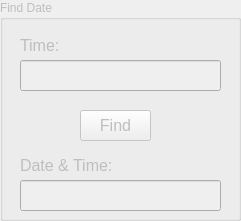
              <widget class="QGroupBox" name="groupBox_date">
               <property name="enabled">
                <bool>false</bool>
               </property>
               <property name="geometry">
                <rect>
                 <x>1180</x>
                 <y>610</y>
                 <width>241</width>
                 <height>221</height>
                </rect>
               </property>
               <property name="title">
                <string>Find Date</string>
               </property>
               <widget class="QLabel" name="label_18">
                <property name="geometry">
                 <rect>
                  <x>20</x>
                  <y>30</y>
                  <width>61</width>
                  <height>31</height>
                 </rect>
                </property>
                <property name="font">
                 <font>
                  <pointsize>12</pointsize>
                 </font>
                </property>
                <property name="text">
                 <string>Time:</string>
                </property>
               </widget>
               <widget class="QLineEdit" name="lineEdit_minute">
                <property name="geometry">
                 <rect>
                  <x>20</x>
                  <y>60</y>
                  <width>201</width>
                  <height>31</height>
                 </rect>
                </property>
                <property name="font">
                 <font>
                  <pointsize>12</pointsize>
                 </font>
                </property>
               </widget>
               <widget class="QLabel" name="label_19">
                <property name="geometry">
                 <rect>
                  <x>20</x>
                  <y>150</y>
                  <width>111</width>
                  <height>31</height>
                 </rect>
                </property>
                <property name="font">
                 <font>
                  <pointsize>12</pointsize>
                 </font>
                </property>
                <property name="text">
                 <string>Date &amp; Time:</string>
                </property>
               </widget>
               <widget class="QLineEdit" name="lineEdit_date">
                <property name="geometry">
                 <rect>
                  <x>20</x>
                  <y>180</y>
                  <width>201</width>
                  <height>31</height>
                 </rect>
                </property>
                <property name="font">
                 <font>
                  <pointsize>12</pointsize>
                 </font>
                </property>
               </widget>
               <widget class="QPushButton" name="pushButton_find">
                <property name="geometry">
                 <rect>
                  <x>80</x>
                  <y>110</y>
                  <width>71</width>
                  <height>31</height>
                 </rect>
                </property>
                <property name="font">
                 <font>
                  <pointsize>12</pointsize>
                 </font>
                </property>
                <property name="text">
                 <string>Find</string>
                </property>
               </widget>
              </widget>
